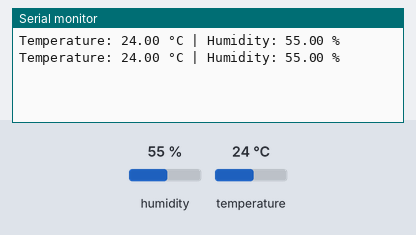
Bench run of a sketch on a simulated Arduino Uno, built with avr-gcc and run on an emulated ATmega328P. Shown: the last lines printed to the serial monitor. The test bench sets the inputs (shaded band); at power-on: humidity 55 %, temperature 24 °C.

Above: at 2.8 s.
2.9 s: humidity set to 22 %
At 4.6 s:
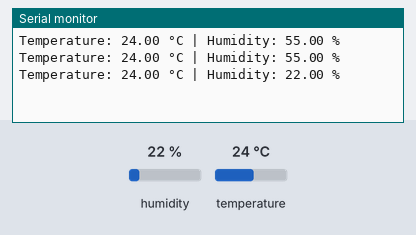
5.6 s: temperature set to 12 °C
At 7.0 s:
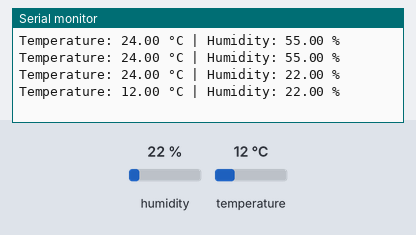
8.3 s: humidity set to 40 %
At 10.7 s:
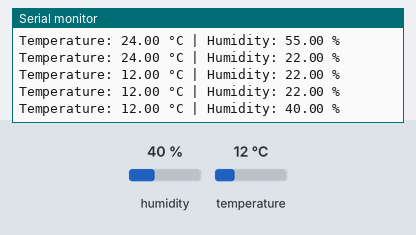
Timing chart, 0 to 12.2 s (numbered marks = the images above; inputs shaded):
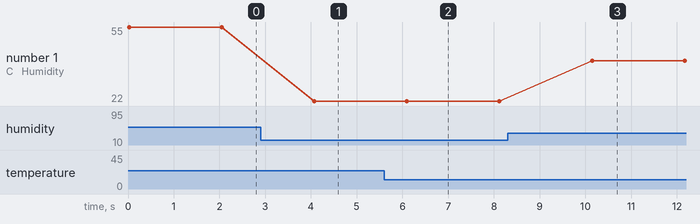

Measured:
- after the input at 2.9 s, the serial monitor: prints a new line after 1.2 s (image 1)
- after the input at 5.6 s, the serial monitor: prints a new line after 0.50 s (image 2)
- after the input at 8.3 s, the serial monitor: prints a new line after 1.8 s (image 3)
- plotted number 1: 55 → 22 after the input at 2.9 s, 22 → 40 after the input at 8.3 s

The sketch:

dht_monitor.ino
```cpp
#include <DHT.h>

#define DHT_PIN 4
#define DHT_TYPE DHT11

DHT dht(DHT_PIN, DHT_TYPE);

void setup() {
  Serial.begin(115200);
  dht.begin();
}

void loop() {
  float humidity = dht.readHumidity();
  float temperature = dht.readTemperature();

  if (isnan(humidity) || isnan(temperature)) {
    Serial.println("Failed to read from DHT sensor");
    delay(2000);
    return;
  }

  Serial.print("Temperature: ");
  Serial.print(temperature);
  Serial.print(" °C | Humidity: ");
  Serial.print(humidity);
  Serial.println(" %");

  delay(2000);
}
```
